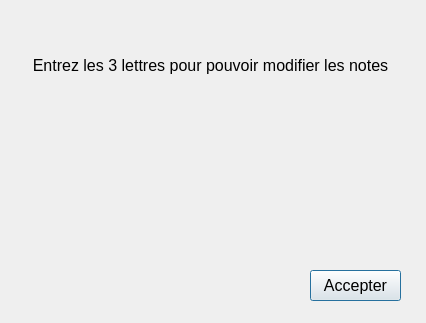
<?xml version="1.0" encoding="UTF-8"?>
<ui version="4.0">
 <class>EnigmaDialog</class>
 <widget class="QDialog" name="EnigmaDialog">
  <property name="geometry">
   <rect>
    <x>0</x>
    <y>0</y>
    <width>426</width>
    <height>323</height>
   </rect>
  </property>
  <property name="windowTitle">
   <string>Dialog</string>
  </property>
  <widget class="QLabel" name="label">
   <property name="geometry">
    <rect>
     <x>10</x>
     <y>50</y>
     <width>401</width>
     <height>31</height>
    </rect>
   </property>
   <property name="font">
    <font>
     <pointsize>12</pointsize>
    </font>
   </property>
   <property name="text">
    <string>Entrez les 3 lettres pour pouvoir modifier les notes</string>
   </property>
   <property name="alignment">
    <set>Qt::AlignCenter</set>
   </property>
  </widget>
  <widget class="QWidget" name="horizontalLayoutWidget">
   <property name="geometry">
    <rect>
     <x>90</x>
     <y>130</y>
     <width>251</width>
     <height>72</height>
    </rect>
   </property>
   <layout class="QHBoxLayout" name="letterLayout"/>
  </widget>
  <widget class="QPushButton" name="acceptButton">
   <property name="geometry">
    <rect>
     <x>310</x>
     <y>270</y>
     <width>91</width>
     <height>31</height>
    </rect>
   </property>
   <property name="font">
    <font>
     <pointsize>12</pointsize>
    </font>
   </property>
   <property name="text">
    <string>Accepter</string>
   </property>
  </widget>
 </widget>
 <resources/>
 <connections/>
</ui>
